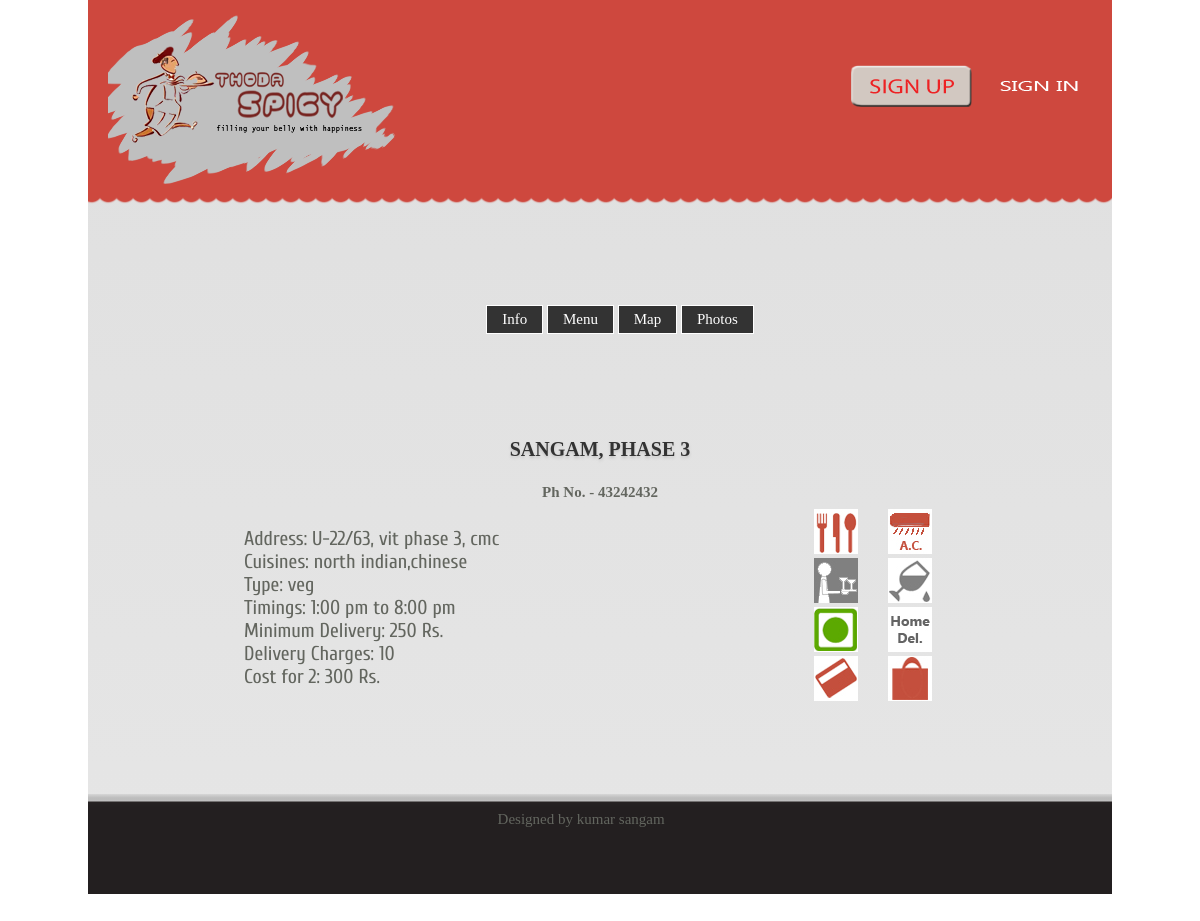
/info.php?loc_id=2, run on the app's committed database.
### tables this page shows
CREATE TABLE IF NOT EXISTS `business_info` (
  `location_id` int(20) NOT NULL AUTO_INCREMENT,
  `website_id` int(20) NOT NULL,
  `business_name` varchar(50) NOT NULL,
  `business_building` varchar(50) NOT NULL,
  `business_street` varchar(50) NOT NULL,
  `business_city` varchar(20) NOT NULL,
  `business_state` varchar(20) NOT NULL,
  `business_zipcode` int(10) NOT NULL,
  `business_countrycode` int(10) NOT NULL,
  `business_contact` varchar(255) NOT NULL,
  `restaurant_type` varchar(9) NOT NULL,
  `maximum_delivery_km` int(3) NOT NULL,
  `minimum_delivery_cost` int(4) NOT NULL,
  `restaurant_cuisine` set('north indian','chinese') NOT NULL,
  `delivery_charges` int(4) NOT NULL,
  `alcohol_facility` tinyint(1) NOT NULL,
  `dine_in` tinyint(1) NOT NULL,
  `catering` tinyint(1) NOT NULL,
  `credit_card` tinyint(1) NOT NULL,
  `cost_for_two` int(11) NOT NULL,
  `air_conditioned` tinyint(1) NOT NULL,
  `tax` int(4) NOT NULL,
  `take_away` tinyint(1) NOT NULL,
  `thumbnail` varchar(100) NOT NULL,
  `home_delivery` tinyint(1) NOT NULL,
  `open_time` time NOT NULL,
  `close_time` time NOT NULL,
  `restaurant_timings` varchar(20) NOT NULL,
  PRIMARY KEY (`location_id`),
  KEY `website_id` (`website_id`)
);

### info.php (the view, shortened to what this page needs)
<?php
include 'header1.php';
require'rest.php';
$service_row = $info_row;
?>
<html>
<body>
<ul class="inforest">
  <li>Address: <?php echo $info_row['business_building'].', '.$info_row['business_street'].', '.$info_row['business_city']; ?></li><br />
  <li>Cuisines: <?php echo $service_row['restaurant_cuisine'];?></li><br />
  <li>Type: <?php echo $service_row['restaurant_type'];?></li><br />
  <li>Timings: <?php echo $service_row['restaurant_timings'];?></li><br />
  <li>Minimum Delivery: <?php echo $service_row['minimum_delivery_cost'].' Rs.';?></li><br />
  <li>Delivery Charges: <?php echo $service_row['delivery_charges'];?></li><br />
  <li>Cost for 2: <?php echo $service_row['cost_for_two'].' Rs.';?></li><br />
  </ul>
  <div id="infopic">
  <ul class="infopic">
  <li>
  <?php if ($service_row['dine_in'] == 1) {
                    ?><image src="images\dinein.jpg" title="Dine In" ><?php
                } else {
                                ?> <image src="images\dinein_no.jpg" title="No Dine In" ><?php }
                            ?></li>
  &nbsp&nbsp&nbsp&nbsp&nbsp&nbsp<li>
  <?php if ($service_row['air_conditioned'] == 1) {
                    ?><image src="images\AC.jpg" title="Air Conditioned" ><?php
                } else {
                                ?> <image src="images\AC_NO.jpg" title="No Air Conditioning" ><?php }
                            ?></li>&nbsp&nbsp&nbsp&nbsp&nbsp&nbsp&nbsp
  <br><li><?php if ($service_row['catering'] == 1) {
                    ?><image src="images\catering.jpg" title="Catering" ><?php
                } else {
                                ?><image src="images\catering_no.jpg" title="No Catering" ><?php }
                            ?></li>&nbsp&nbsp&nbsp&nbsp&nbsp&nbsp&nbsp
  <li><?php if ($service_row['alcohol_facility'] == 1) {
                    ?><image src="images\alcohol.jpg" title="Alcohol" > <?php
                } else {
                                ?> <image src="images\alcohol_no.jpg" title="No Alcohol" > <?php }
                            ?></li>&nbsp&nbsp&nbsp&nbsp&nbsp&nbsp&nbsp
  <br><li><?php if ($service_row['restaurant_type'] == "veg") {
                    ?><image src="images\veg.jpg" title="Veg" ><?php
                } else {
                            echo "     ";    ?> <image src="images\non_veg.jpg" title="Non Veg" ><?php }
                            ?></li>&nbsp&nbsp&nbsp&nbsp&nbsp&nbsp&nbsp
  <li><?php if ($service_row['home_delivery'] == 1) {
                    ?><image src="images\home_delivery.jpg" title="Home Delivery" ><?php
                } else {
                                ?> <image src="images\home_delivery_no.jpg" title="No Home Delivery" ><?php }
                            ?></li>&nbsp&nbsp&nbsp&nbsp&nbsp&nbsp&nbsp
  <br><li><?php if ($service_row['credit_card'] == 1) {
                    ?><image src="images\credit_card.jpg" title="Credit Card" ><?php
                } else {
                                ?> <image src="images\credit_card_no.jpg" title="No Credit Card" ><?php }
                            ?></li>&nbsp&nbsp&nbsp&nbsp&nbsp&nbsp&nbsp
  <li><?php if ($service_row['take_away'] == 1) {
                    ?><image src="images\take_away.jpg" title="Takeaway" ><?php
                } else {
                                ?> <image src="images\take_away_no.jpg" title="No takeaway" ><?php }
                            ?></li>
</ul>
</div>
</body>
</html>
<html>
<body>
<footer>
                          <div id="footer_text"> <br>
						Designed by kumar sangam
		      		</div>
                        </footer>
</body>
</html>

### rest.php
<?php
$loc_id = $_SESSION['loc_id'];
$result1 = mysql_query("SELECT * FROM `business_info` WHERE location_id = '$loc_id'");
if(mysql_num_rows($result1)==1)
{
    $info_row = mysql_fetch_array($result1);
}
else
{
    echo 'Location ID not valid';
    die();
}
?>
<html>
<body>
<link rel='stylesheet' href='css/style.css'>
<nav>
		<ul>
			<li><a href="info.php">Info</a></li>
			<li><a href="menu.php">Menu</a></li>
			<li><a href="map.php">Map</a></li>
			<li><a href="gallery.php?loc_id=<?php echo $loc_id;?>">Photos</a></li>
		</ul>
</nav>
<h2><?php echo strtoupper($info_row['business_name']); ?></h2>
<h4>Ph No. <?php echo $info_row['business_countrycose'].' - '.$info_row['business_contact'];?></h4>
</body>
</html>

### stylespopup.css (style rules this page uses)
body { background: #fff; line-height: 1; font-size: 12px; font-family: Arial, Tahoma, sans-serif; margin: 0; height: 101%; }

### styles.css (style rules this page uses)
body { font-family: Helvetica; font-size: 12px; color: #63665F }
h1, h2 { font-size: 30px; color: #333; text-shadow: 0px 2px 3px #c5c5c5; text-align: center; }
h2 { font-size: 20px; line-height: 30px; }

### style.css (style rules this page uses)
article, aside, audio, canvas, command, datalist, details, embed, figcaption, figure, footer, header, hgroup, keygen, meter, nav, output, progress, section, source, video { display:block }
body { font-family: Verdana, Geneva, Arial, sans-serif; margin: 0px; }
li { display: inline; list-style:none; }
h4 { text-align:center; }
.inforest { margin-left:150px; font-family: cuprum; font-size:20px; font-weight:normal; padding: 6px; }
#infopic { //border:solid red 3px; margin-top: -220px; float:right; margin-right: 150px; }
.infopic { float:right; }
footer { background-image:url(images/footer.png); height: 100px; background-repeat:repeat-x; margin-top: 100px; }
#footer_text { margin-left:40%; margin-top:20px; //border: solid red 3px; }

### css/style.css (style rules this page uses)
body { font: 14px Georgia, serif; }
nav { display: block; width: 100%; margin: 100px auto; text-align: center; }
nav ul { list-style: none; }
nav li { display: inline-block; }
nav a { display: inline-block; background: #333; color: white; padding: 5px 15px; border: 1px solid white; text-decoration: none; }

### data on the page
business_info: business_name "SANGAM, PHASE 3", business_contact "43242432", business_building "U-22/63", business_street "vit phase 3", business_city "cmc", restaurant_cuisine "north indian,chinese", restaurant_type "veg", restaurant_timings "1:00 pm to 8:00 pm", minimum_delivery_cost "250", delivery_charges "10", cost_for_two "300"
